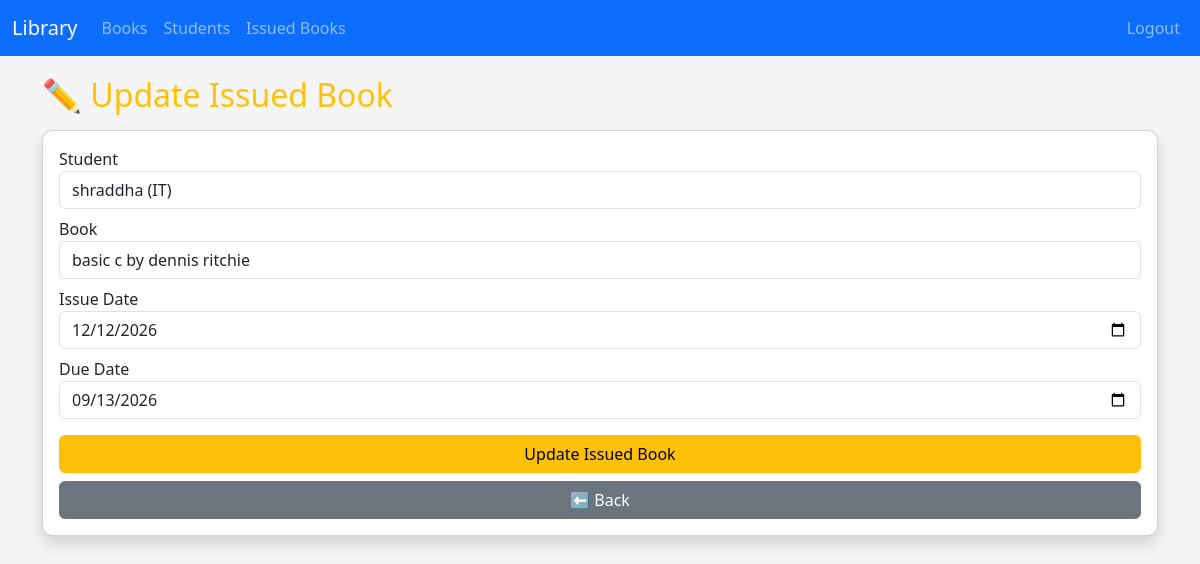
The page /update_issued/6 (signed in) on the database its author committed.
### tables this page shows
CREATE TABLE issued_books (
    id INTEGER PRIMARY KEY AUTOINCREMENT,
    studentid INTEGER,
    bookid INTEGER,
    issue_date TEXT, due_date TEXT, return_date TEXT, fine REAL DEFAULT 0.0,
    FOREIGN KEY(studentid) REFERENCES students(studentid),
    FOREIGN KEY(bookid) REFERENCES books(bookid)
);

CREATE TABLE students (
    studentid INTEGER PRIMARY KEY AUTOINCREMENT,
    name TEXT NOT NULL,
    department TEXT NOT NULL,
    year INTEGER NOT NULL
);

CREATE TABLE books (
    bookid INTEGER PRIMARY KEY AUTOINCREMENT,
    name TEXT,
    author TEXT,
    category TEXT
);

### app.py (the view)
@app.route("/update_issued/<int:id>", methods=["GET","POST"])
def update_issued(id):
    if not login_required():
        return redirect("/login")
    db = connect_db()
    issued = db.execute("SELECT * FROM issued_books WHERE id=?", (id,)).fetchone()
    students = db.execute("SELECT * FROM students").fetchall()
    books = db.execute("""
        SELECT * FROM books
        WHERE bookid NOT IN (SELECT bookid FROM issued_books WHERE return_date IS NULL)
        OR bookid = ?
    """, (issued["bookid"],)).fetchall()
    if request.method=="POST":
        db.execute("UPDATE issued_books SET studentid=?, bookid=?, issue_date=?, due_date=? WHERE id=?", (request.form["student_id"], request.form["book_id"], request.form["issue_date"], request.form["due_date"], id))
        db.commit()
        db.close()
        return redirect("/view_issued")
    db.close()
    return render_template("update_issued.html", issued=issued, students=students, books=books)

### app.py (called while the page is built)
def connect_db():
    db_path = os.path.join(app.root_path, "library.db")
    conn = sqlite3.connect(db_path)
    conn.row_factory = sqlite3.Row
    return conn

def login_required():
    return "admin" in session

### templates/update_issued.html (shortened to what this page needs)
{% extends "base.html" %}
{% block content %}
<h2 class="text-warning mb-3">✏️ Update Issued Book</h2>
<form method="post" class="card p-3 shadow">
    <label>Student</label>
    <select name="student_id" class="form-control mb-2" required>
        {% for s in students %}
        <option value="{{ s.studentid }}" {% if s.studentid==issued.studentid %}selected{% endif %}>
            {{ s.name }} ({{ s.department }})
        </option>
        {% endfor %}
    </select>
    <label>Book</label>
    <select name="book_id" class="form-control mb-2" required>
        {% for b in books %}
        <option value="{{ b.bookid }}" {% if b.bookid==issued.bookid %}selected{% endif %}>
            {{ b.name }} by {{ b.author }}
        </option>
        {% endfor %}
    </select>
    <label>Issue Date</label>
    <input type="date" name="issue_date" value="{{ issued.issue_date }}" class="form-control mb-2" required>
    <label>Due Date</label>
    <input type="date" name="due_date" value="{{ issued.due_date }}" class="form-control mb-2" required>
    <button class="btn btn-warning mt-2">Update Issued Book</button>
    <a href="/view" class="btn btn-secondary mt-2">⬅ Back</a>
</form>
{% endblock %}

### templates/base.html (style rules this page uses)
body { background: #f5f5f5; }
.card { border-radius: 10px; }
h2, h3 { color: #343a40; }

### rows shown on the page
issued_books: student_id "shraddha (IT)", book_id "basic c by dennis ritchie", issue_date "12/12/2026", due_date "09/13/2026"
